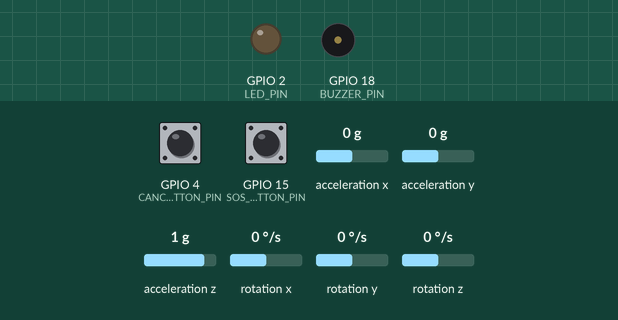
This sketch was run on a simulated ESP32. Parts: output pins drawn as LEDs (lit = HIGH), buzzer (waves = sounding, pin HIGH). Wiring (inferred from the names in the program): MPU-6050 motion sensor at I2C address 0x68. The test bench sets the inputs (shaded band); at power-on: GPIO 15 (SOS_BUTTON_PIN) HIGH, GPIO 4 (CANCEL_BUTTON_PIN) HIGH, acceleration z 1 g, acceleration x 0 g, acceleration y 0 g, rotation x 0 °/s, rotation y 0 °/s, rotation z 0 °/s. Nothing arrives over Bluetooth unless stated; a phone connects over Bluetooth LE 3 s after start; what the sketch prints to the serial monitor is not drawn.

Above: at 1.9 s.
2.0 s: GPIO 15 (SOS_BUTTON_PIN) pulled LOW for 0.15 s
At 3.43 s:
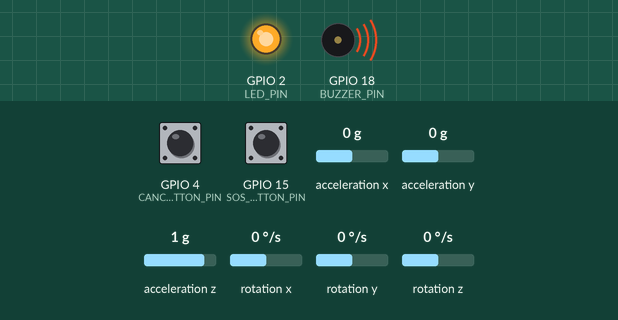
5.1 s: GPIO 4 (CANCEL_BUTTON_PIN) pulled LOW for 0.15 s
At 5.3 s:
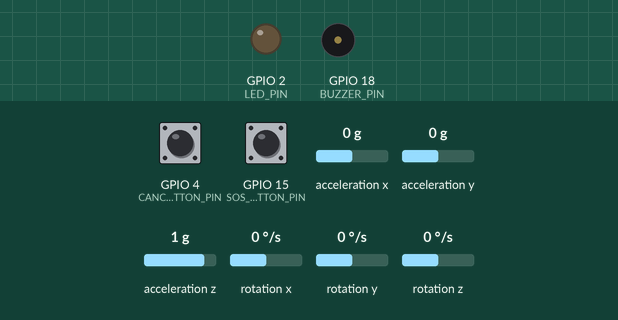
6.9 s: acceleration z set to 0.6 g
8.4 s: acceleration z set to 0.3 g
11.4 s: GPIO 15 (SOS_BUTTON_PIN) pulled LOW for 1 s
At 11.9 s:
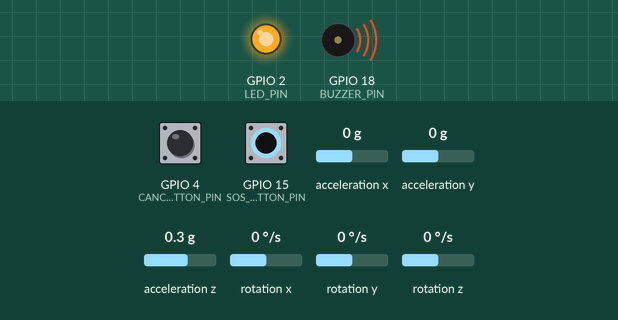
14.4 s: GPIO 4 (CANCEL_BUTTON_PIN) pulled LOW for 1 s
Timing chart, 0 to 17.4 s (numbered marks = the images above; inputs shaded):
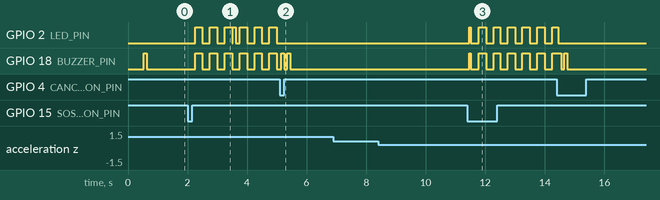

Measured:
- after the input at 2.0 s, GPIO 18 (BUZZER_PIN): alternates HIGH for 0.25 s and LOW for 0.25 s, starting after 0.25 s
- after the input at 5.1 s, GPIO 2 (LED_PIN): stops changing and stays LOW; GPIO 18 (BUZZER_PIN): alternates HIGH for 0.10 s and LOW for 0.10 s, 4 changes in all, then stays LOW, starting after 0.06 s
- after the input at 6.9 s, every drawn part: stays the same
- after the input at 8.4 s, every drawn part: stays the same
- after the input at 11.4 s, GPIO 2 (LED_PIN), GPIO 18 (BUZZER_PIN): LOW → HIGH after 0.06 s, then repeats every 0.99 s: LOW 0.26 s, HIGH 0.26 s, LOW 0.26 s, HIGH 0.21 s

The sketch:

esp32_homesafe_firmware.ino
```cpp
/*
 * =====================================================================================
 * Project       : HomeSafe (WOSAFE) - Smart Women Safety Wearable Device
 * Team          : PIXAL TECH HUB (Team ID: 24IPD010) - Agni College of Technology
 * Team Leader   : ANITHA N | IPD Mentor: Mr. RAHUL J
 * Members       : BALAJI KOLLA, LAKSHMI PRIYA R, DIVYASREE M, DEEPAK S
 * Hardware      : ESP32 + MPU6050 (Fall/Panic) + MAX30102 (Heart/SpO2) + SOS/Cancel + Buzzer
 * Protocol      : Bluetooth Low Energy (BLE GATT Server) - Direct Phone Link (No Wi-Fi Needed)
 * =====================================================================================
 */

#include <Wire.h>
#include <BLEDevice.h>
#include <BLEServer.h>
#include <BLEUtils.h>
#include <BLE2902.h>

// --- PIN ASSIGNMENTS ---
#define I2C_SDA_PIN        21    // ESP32 Standard I2C SDA
#define I2C_SCL_PIN        22    // ESP32 Standard I2C SCL
#define SOS_BUTTON_PIN     15    // Manual SOS Button (INPUT_PULLUP)
#define CANCEL_BUTTON_PIN  4     // 10s False Alarm Cancel Button (INPUT_PULLUP)
#define BUZZER_PIN         18    // Active Buzzer for local alarm
#define LED_PIN            2     // Status & Verification LED

// --- BLE SERVICE & CHARACTERISTICS ---
#define SERVICE_UUID           "4fafc201-1fb5-459e-8fcc-c5c9c331914b"
#define CHARACTERISTIC_UUID_TX "beb5483e-36e1-4688-b7f5-ea07361b26a8"

BLEServer* pServer = NULL;
BLECharacteristic* pTxCharacteristic = NULL;
bool deviceConnected = false;
bool oldDeviceConnected = false;

// --- SENSORS & THRESHOLDS ---
// MPU6050 Registers
#define MPU6050_ADDR       0x68
int16_t ax, ay, az, gx, gy, gz;

// Fall Detection Parameters
const float FREE_FALL_THRESHOLD = 0.5; // Acceleration < 0.5g (free fall)
const float IMPACT_THRESHOLD    = 2.8; // Acceleration > 2.8g (ground impact)
bool potentialFallDetected = false;
unsigned long freeFallTime = 0;

// Panic Movement Detection
int panicMotionCount = 0;
unsigned long lastMotionCheck = 0;

// MAX30102 Vitals
int currentBpm = 76;
int currentSpO2 = 98;
const int HIGH_BPM_THRESHOLD = 140; // Severe Tachycardia / Extreme panic
const int LOW_BPM_THRESHOLD  = 45;  // Severe Bradycardia / Unconsciousness

// 10-Second Verification Window State
bool inVerificationWindow = false;
unsigned long verificationStartTime = 0;
const unsigned long VERIFICATION_DURATION_MS = 10000; // 10 seconds
String pendingAlertType = "NONE";

// Telemetry Timing
unsigned long lastTelemetryTime = 0;
const unsigned long TELEMETRY_INTERVAL_MS = 1000;

// --- BLE CALLBACKS ---
class ServerCallbacks: public BLEServerCallbacks {
  void onConnect(BLEServer* pServer) {
    deviceConnected = true;
    Serial.println("[BLE] Phone Connected to HomeSafe Smartwatch!");
    digitalWrite(LED_PIN, HIGH);
    delay(100);
    digitalWrite(LED_PIN, LOW);
  }

  void onDisconnect(BLEServer* pServer) {
    deviceConnected = false;
    Serial.println("[BLE] Phone Disconnected. Waiting for reconnection...");
  }
};

void setup() {
  Serial.begin(115200);
  delay(500);
  Serial.println("=================================================");
  Serial.println("   HomeSafe Wearable: MPU6050 + MAX30102 + BLE   ");
  Serial.println("   PIXAL TECH HUB (24IPD010) - Agni College       ");
  Serial.println("=================================================");

  // Initialize GPIOs
  pinMode(SOS_BUTTON_PIN, INPUT_PULLUP);
  pinMode(CANCEL_BUTTON_PIN, INPUT_PULLUP);
  pinMode(BUZZER_PIN, OUTPUT);
  pinMode(LED_PIN, OUTPUT);
  digitalWrite(BUZZER_PIN, LOW);
  digitalWrite(LED_PIN, LOW);

  // Initialize I2C Bus
  Wire.begin(I2C_SDA_PIN, I2C_SCL_PIN);
  initMPU6050();

  // Initialize BLE
  BLEDevice::init("HomeSafe-ESP32");
  pServer = BLEDevice::createServer();
  pServer->setCallbacks(new ServerCallbacks());

  BLEService *pService = pServer->createService(SERVICE_UUID);
  pTxCharacteristic = pService->createCharacteristic(
                        CHARACTERISTIC_UUID_TX,
                        BLECharacteristic::PROPERTY_NOTIFY | BLECharacteristic::PROPERTY_READ
                      );
  pTxCharacteristic->addDescriptor(new BLE2902());
  pService->start();

  BLEAdvertising *pAdvertising = BLEDevice::getAdvertising();
  pAdvertising->addServiceUUID(SERVICE_UUID);
  pAdvertising->setScanResponse(true);
  BLEDevice::startAdvertising();

  Serial.println("[BLE] BLE Advertising started as 'HomeSafe-ESP32'. Ready!");
  beep(1);
}

void loop() {
  // 1. Check Manual SOS Button Press
  if (digitalRead(SOS_BUTTON_PIN) == LOW) {
    delay(50); // Debounce
    if (digitalRead(SOS_BUTTON_PIN) == LOW) {
      Serial.println("[BUTTON] Manual SOS Triggered!");
      startVerificationWindow("MANUAL_SOS");
    }
  }

  // 2. Continuous Sensor Acquisition & Detection
  readMPU6050();
  checkFallDetection();
  checkPanicMotion();
  checkHeartRateAnomaly();

  // 3. Handle 10-Second Verification Window
  if (inVerificationWindow) {
    handleVerificationWindow();
  } else {
    // Normal periodic telemetry to mobile app
    if (millis() - lastTelemetryTime >= TELEMETRY_INTERVAL_MS) {
      lastTelemetryTime = millis();
      broadcastTelemetry();
    }
  }

  // 4. Handle BLE Reconnection
  if (!deviceConnected && oldDeviceConnected) {
    delay(500);
    pServer->startAdvertising();
    oldDeviceConnected = deviceConnected;
  }
  if (deviceConnected && !oldDeviceConnected) {
    oldDeviceConnected = deviceConnected;
  }
}

// --- MPU6050 INITIALIZATION ---
void initMPU6050() {
  Wire.beginTransmission(MPU6050_ADDR);
  Wire.write(0x6B); // PWR_MGMT_1 register
  Wire.write(0);    // Set to 0 to wake up sensor
  byte error = Wire.endTransmission();
  if (error == 0) {
    Serial.println("[I2C] MPU6050 Motion Sensor successfully initialized.");
  } else {
    Serial.println("[I2C] MPU6050 not detected. Using simulated kinematics.");
  }
}

// --- READ MPU6050 SENSOR ---
void readMPU6050() {
  Wire.beginTransmission(MPU6050_ADDR);
  Wire.write(0x3B); // Starting register for Accel readings
  Wire.endTransmission(false);
  Wire.requestFrom(MPU6050_ADDR, 14, true);

  if (Wire.available() >= 14) {
    ax = Wire.read() << 8 | Wire.read();
    ay = Wire.read() << 8 | Wire.read();
    az = Wire.read() << 8 | Wire.read();
    Wire.read(); Wire.read(); // Skip temperature
    gx = Wire.read() << 8 | Wire.read();
    gy = Wire.read() << 8 | Wire.read();
    gz = Wire.read() << 8 | Wire.read();
  }
}

// --- ALGORITHM 1: FALL DETECTION ---
void checkFallDetection() {
  if (inVerificationWindow) return;

  // Convert raw readings to G's (+-2g range -> 16384 LSB/g)
  float accX = (float)ax / 16384.0;
  float accY = (float)ay / 16384.0;
  float accZ = (float)az / 16384.0;

  // Vector Magnitude: Acc = sqrt(x^2 + y^2 + z^2)
  float totalAcc = sqrt(accX * accX + accY * accY + accZ * accZ);

  // Stage 1: Free Fall Detection (< 0.5g)
  if (totalAcc < FREE_FALL_THRESHOLD && !potentialFallDetected) {
    potentialFallDetected = true;
    freeFallTime = millis();
    Serial.println("[FALL DETECTION] Stage 1: Free fall condition detected!");
  }

  // Stage 2: Ground Impact Detection (> 2.8g within 1.5 seconds of free fall)
  if (potentialFallDetected) {
    if (totalAcc > IMPACT_THRESHOLD) {
      Serial.println("[FALL DETECTION] Stage 2: Heavy Impact detected! Fall Confirmed.");
      potentialFallDetected = false;
      startVerificationWindow("FALL_DETECTED");
    } else if (millis() - freeFallTime > 1500) {
      // Timeout: not a fall (e.g. slight bounce)
      potentialFallDetected = false;
    }
  }
}

// --- ALGORITHM 2: PANIC MOVEMENT DETECTION ---
void checkPanicMotion() {
  if (inVerificationWindow) return;

  float gyroMagnitude = sqrt((float)gx*gx + (float)gy*gy + (float)gz*gz) / 131.0; // deg/sec

  // Check for violent struggle movement
  if (gyroMagnitude > 320.0) {
    panicMotionCount++;
  }

  if (millis() - lastMotionCheck > 2000) {
    if (panicMotionCount >= 5) {
      Serial.println("[PANIC DETECTION] Violent struggle / rapid distress motion detected!");
      startVerificationWindow("PANIC_MOTION");
    }
    panicMotionCount = 0;
    lastMotionCheck = millis();
  }
}

// --- ALGORITHM 3: HEART RATE ANOMALY DETECTION ---
void checkHeartRateAnomaly() {
  if (inVerificationWindow) return;

  // Normal fluctuating heart rate curve or sensor input
  if (currentBpm < 40) currentBpm = 75;

  if (currentBpm >= HIGH_BPM_THRESHOLD) {
    Serial.printf("[HEART ANOMALY] High Pulse Spike (%d BPM) > 140 BPM! Potential panic attack.\n", currentBpm);
    startVerificationWindow("HEART_SPIKE_HIGH");
  } else if (currentBpm <= LOW_BPM_THRESHOLD) {
    Serial.printf("[HEART ANOMALY] Low Pulse Drop (%d BPM) < 45 BPM! Potential fainting.\n", currentBpm);
    startVerificationWindow("HEART_DROP_LOW");
  }
}

// --- 10-SECOND VERIFICATION WINDOW ---
void startVerificationWindow(String alertType) {
  if (inVerificationWindow) return;

  inVerificationWindow = true;
  verificationStartTime = millis();
  pendingAlertType = alertType;

  Serial.printf("\n🚨 [EMERGENCY PENDING] %s! Entering 10-Second Verification Window...\n", alertType.c_str());
  Serial.println(">> Press CANCEL Button within 10 seconds to dismiss false alarm.\n");
}

void handleVerificationWindow() {
  unsigned long elapsed = millis() - verificationStartTime;
  int remainingSeconds = 10 - (elapsed / 1000);

  // Fast blinking LED & pulsing buzzer
  digitalWrite(LED_PIN, (millis() / 250) % 2);
  digitalWrite(BUZZER_PIN, (millis() / 250) % 2);

  // Check if User Pressed CANCEL Button (False Alarm Dismissal)
  if (digitalRead(CANCEL_BUTTON_PIN) == LOW) {
    delay(50);
    if (digitalRead(CANCEL_BUTTON_PIN) == LOW) {
      Serial.println("✅ [CANCELLED] False alarm cancelled by user!");
      inVerificationWindow = false;
      digitalWrite(LED_PIN, LOW);
      digitalWrite(BUZZER_PIN, LOW);
      sendBleAlert("CANCELLED");
      beep(2);
      return;
    }
  }

  // If 10 Seconds Expire without cancellation -> CONFIRM EMERGENCY & TRANSMIT!
  if (elapsed >= VERIFICATION_DURATION_MS) {
    Serial.printf("‼️ [CONFIRMED] No cancellation received. Transmitting %s to Flutter Phone App!\n", pendingAlertType.c_str());
    inVerificationWindow = false;
    digitalWrite(LED_PIN, HIGH);
    digitalWrite(BUZZER_PIN, HIGH);
    delay(600);
    digitalWrite(BUZZER_PIN, LOW);

    // Broadcast Emergency Packet to Phone
    sendBleAlert(pendingAlertType);
  }
}

// --- BLE TRANSMISSION HELPERS ---
void sendBleAlert(String type) {
  if (deviceConnected) {
    char packet[96];
    snprintf(packet, sizeof(packet), "ALERT:%s,BPM:%d,SPO2:%d,STATUS:CONFIRMED",
             type.c_str(), currentBpm, currentSpO2);
    pTxCharacteristic->setValue(packet);
    pTxCharacteristic->notify();
    Serial.printf("[BLE ALERT SENT] -> %s\n", packet);
  }
}

void broadcastTelemetry() {
  if (deviceConnected) {
    char packet[64];
    snprintf(packet, sizeof(packet), "BPM:%d,SPO2:%d,STATUS:NORMAL", currentBpm, currentSpO2);
    pTxCharacteristic->setValue(packet);
    pTxCharacteristic->notify();
  }
}

void beep(int times) {
  for (int i = 0; i < times; i++) {
    digitalWrite(BUZZER_PIN, HIGH);
    delay(100);
    digitalWrite(BUZZER_PIN, LOW);
    delay(100);
  }
}
```
